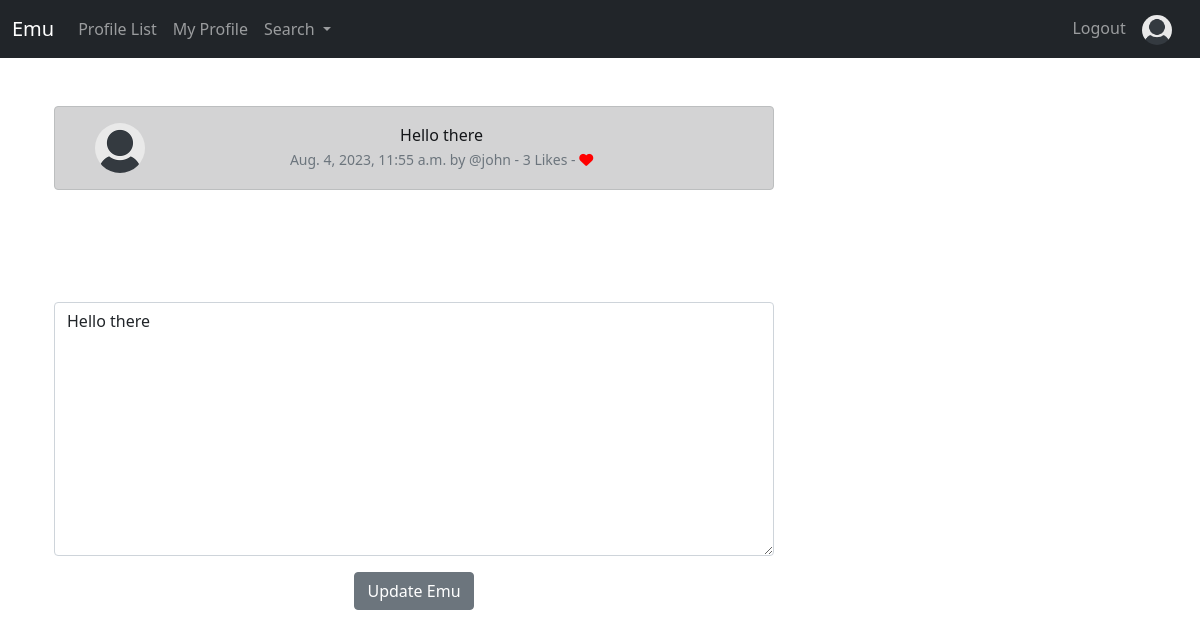
The app's page /edit_tweet/13 (signed in) with its own data.
### Emu/models.py (models this page shows, shortened)
class Tweet(models.Model):
    user = models.ForeignKey(
        User, related_name="tweets",
        on_delete=models.CASCADE
    )
    body = models.CharField(max_length=200)
    created_at = models.DateTimeField(auto_now_add=True)
    likes = models.ManyToManyField(User, related_name="tweet_like", blank=True)
    def number_of_likes(self):
        return self.likes.count()

### Emu/views.py (the view)
# urls.py: path("edit_tweet/<int:pk>", views.edit_tweet, name="edit_tweet"),
def edit_tweet(request, pk):
    if request.user.is_authenticated:
        tweet = get_object_or_404(Tweet, id=pk)
        if request.user.username == tweet.user.username:
            form = TweetForm(request.POST or None, instance=tweet)
            if request.method == "POST":
                if form.is_valid():
                    tweet = form.save(commit=False)
                    tweet.user = request.user
                    tweet.save()
                    messages.success(request, ("Your Emu has been updated!"))
                    return redirect("home")
            else:
                return render(request, "edit_tweet.html", {"form": form, "tweet": tweet})
        else:
            messages.success(request, ("That emu is not yours!"))
            return redirect("home")
    else:
        messages.success(request, ("You must be logged in to see this page"))
        return redirect("home")

### Emu/forms.py
class TweetForm(forms.ModelForm):
    body = forms.CharField(required=True,
        widget=forms.widgets.Textarea(
            attrs={
                "placeholder" : "Enter your Emu here!",
                "class": "form-control",
            }
            ),
            label="",
        )
    class Meta:
        model = Tweet
        exclude = ("user", "likes", )

### Emu/templates/edit_tweet.html (shortened to what this page needs)
{% extends 'base.html' %}
{% load static %}
{% block content %}
<div class="container text-center">
    <div class="row">
        <div class="col-8">
            <br>
            <div class="alert alert-dark" role="alert">
                <div class="container">
                    <div class="row">
                        <div class="col-1">
                            {% if tweet.user.profile.profile_image %}
                                <img src="{{ tweet.user.profile.profile_image.url}}" width="50" height="50" class="rounded-circle" alt="{{ profile.user.username }}">
                            {% else %}
                                <img src="{% static 'images/default_profile_pic.png' %}" width="50" height="50" class="rounded-circle" alt="...">
                            {% endif %}
                        </div>
                        <div class="col-11">
                            {{ tweet.body }}
                            <br>
                            <small class="text-muted">
                                {{ tweet.created_at}} by @{{tweet.user.username | lower}} - {{ tweet.number_of_likes}} Likes -
                                {% if user in tweet.likes.all %}
                                    <a href="{% url 'tweet_like' tweet.id %}"><i class="fa-solid fa-heart" style="color: red;"></i></a>
                                {% else %}
                                    <a href="{% url 'tweet_like' tweet.id %}"><i class="fa fa-heart-o" style="color: red;"></i></a>
                                {% endif %}
                            </small>
                        </div>
                    </div>
                </div>
            </div>
            <br>
            <br><br><br>
            {% if form %}
            <form method=POST>
                {{ form.as_p}}
                <button type="submit", class="btn btn-secondary">Update Emu</button>
            </form>
            {% endif %}
            <br><br>
        </div>
    </div>
</div>
{% endblock content%}

### records on screen
Tweet: body "Hello there", created_at "Aug. 4, 2023, 11:55 a.m.", user.username "john", number_of_likes "3"
